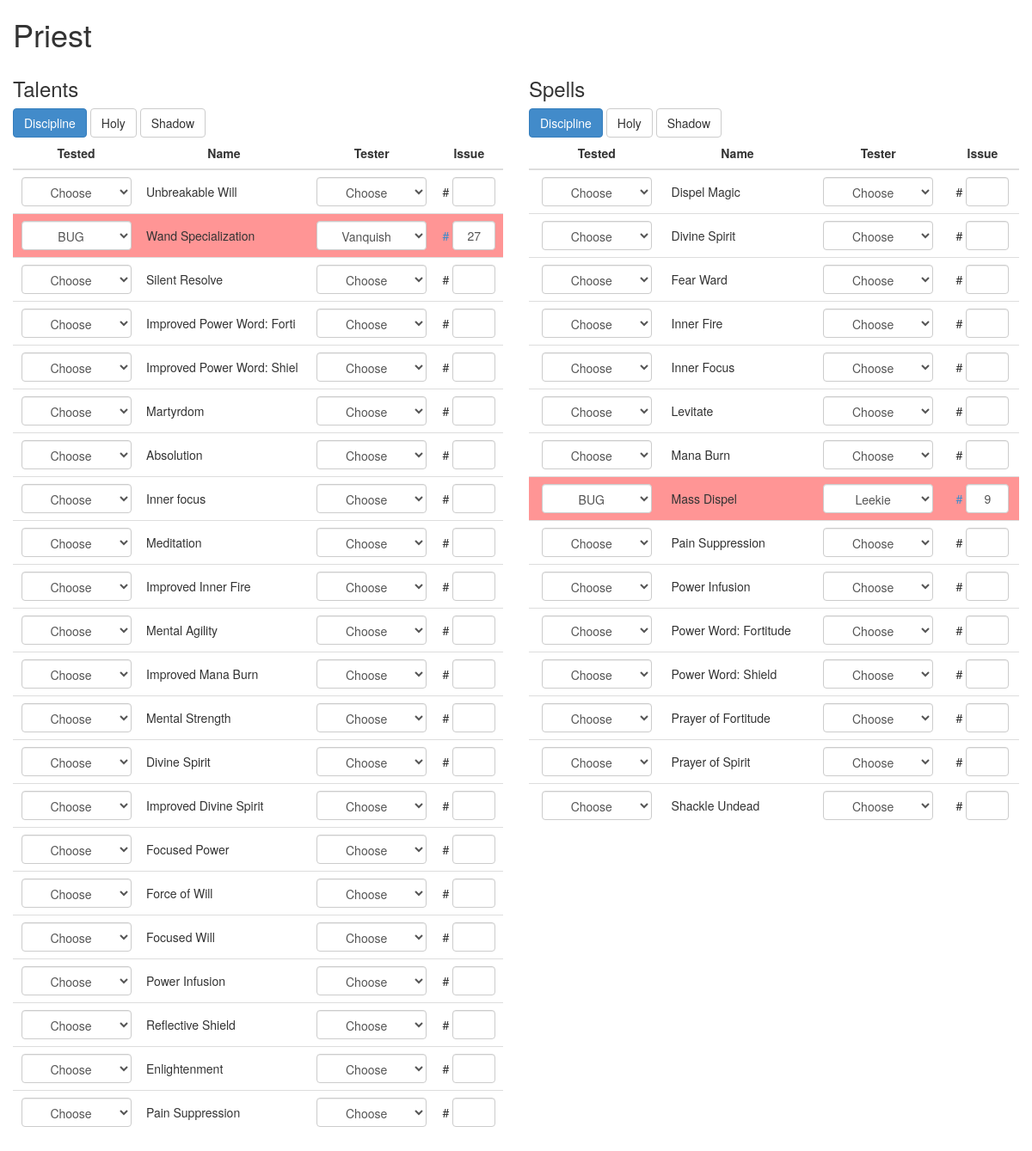
The app's page /external/classes/index.php?class=priest with its own data.
### tables this page shows
CREATE TABLE `class_test_talents` (
  `id` int(3) NOT NULL AUTO_INCREMENT,
  `class` int(2) NOT NULL,
  `spe` int(1) NOT NULL,
  `name` varchar(50) NOT NULL,
  `tester` int(2) NOT NULL,
  `issue` int(3) NOT NULL,
  `tested` int(1) NOT NULL,
  PRIMARY KEY (`id`)
);

CREATE TABLE `class_test_spells` (
  `id` int(3) NOT NULL AUTO_INCREMENT,
  `class` int(2) NOT NULL,
  `spe` int(1) NOT NULL,
  `name` varchar(50) NOT NULL,
  `tester` int(2) NOT NULL,
  `issue` int(3) NOT NULL,
  `tested` int(1) NOT NULL,
  PRIMARY KEY (`id`)
);

### external/classes/index.php (the view, shortened to what this page needs)
<?php
require('stats.php');
try {
    $handler = new PDO("mysql:host=".$db['suntools']['host'].";port=".$db['suntools']['port'].";dbname=".$db['suntools']['database']['suntools'], $db['suntools']['user'], $db['suntools']['password'], array(PDO::MYSQL_ATTR_INIT_COMMAND => "SET NAMES utf8"));
    $handler->setAttribute(PDO::ATTR_ERRMODE, PDO::ERRMODE_EXCEPTION);
} catch(PDOException $e) {
    echo $e->getMessage();
    die();
}
function selected($value, $id) {
    if ($value == $id) {
        return "selected=selected";
    }
}
function getClass($category, $spe) {
    global $handler, $class;
    $category = strtolower($category);
    $query = $handler->prepare('SELECT * FROM class_test_' . $category .' WHERE class = :class AND spe = :spe');
    $query->bindValue(':class', $class, PDO::PARAM_INT);
    $query->bindValue(':spe', $spe, PDO::PARAM_INT);
    $query->execute();
    echo
        '<table id="' . $category . '-' . $spe . '" class="table table-hover">
                        <thead>
                            <tr>
                                <th>Tested</th>
                                <th>Name</th>
                                <th>Tester</th>
                                <th>Issue</th>
                            </tr>
                        </thead>
                        <tbody>';
    while ($getClassTalents = $query->fetch()) {
		switch($getClassTalents['tested']) {
			case 2: $tr = "ok"; break;
			case 3: $tr = "bug"; break;
			default: $tr = "";
		}
        if ($getClassTalents['issue'] == 0) {
            $getClassTalents['issue'] = null;
            $link = '#';
        } else {
            $link = '<a href="https://github.com/Nqsty/Sunstrider-Classes-Issues/issues/' . $getClassTalents['issue'] .'">#</a>';
        }
        $name = str_replace("'", "\'", $getClassTalents['name']);
        echo
                            '<tr class="' . $tr . '">
                                <td>
                                    <select class="form-control status" onchange="update(\'' . $category .'\', \'' . $name . '\', \'tested\', this.value)">
                                        <option value="0">Choose</option>
                                        <option value="1" ' . selected($getClassTalents['tested'], 1) . '>Assigned</option>
                                        <option value="2" ' . selected($getClassTalents['tested'], 2) . '>OK</option>
                                        <option value="3" ' . selected($getClassTalents['tested'], 3) . '>BUG</option>
                                    </select>
                                </td>
                                <td>' . $getClassTalents['name'] . '</td>
                                <td>
                                    <select class="form-control" onchange="update(\'' . $category .'\', \'' . $name . '\', \'tester\', this.value)">
                                        <option value="0">Choose</option>
                                        <option value="1" ' . selected($getClassTalents['tester'], 1) . '>Athene</option>
                                        <option value="2" ' . selected($getClassTalents['tester'], 2) . '>Beldin</option>
                                        <option value="3" ' . selected($getClassTalents['tester'], 3) . '>Brainjuice</option>
                                        <option value="4" ' . selected($getClassTalents['tester'], 4) . '>Gadianna</option>
                                        <option value="5" ' . selected($getClassTalents['tester'], 5) . '>Horius</option>
                                        <option value="6" ' . selected($getClassTalents['tester'], 6) . '>Kadaver</option>
                                        <option value="7" ' . selected($getClassTalents['tester'], 7) . '>Krimi</option>
                                        <option value="8" ' . selected($getClassTalents['tester'], 8) . '>Laws</option>
                                        <option value="9" ' . selected($getClassTalents['tester'], 9) . '>Leekie</option>
                                        <option value="10" ' . selected($getClassTalents['tester'], 10) . '>Mikelus</option>
                                        <option value="11" ' . selected($getClassTalents['tester'], 11) . '>Muranounet</option>
                                        <option value="12" ' . selected($getClassTalents['tester'], 12) . '>Potestas</option>
                                        <option value="13" ' . selected($getClassTalents['tester'], 13) . '>Vanquish</option>
                                        <option value="14" ' . selected($getClassTalents['tester'], 14) . '>Yukka</option>
                                    </select>
                                </td>
                                <td><span>' . $link .'</span> <input class="form-control link" type="text" onchange="update(\'' . $category .'\', \'' . $name . '\', \'issue\', this.value)" value="' . $getClassTalents['issue'] . '" /></td>
                            </tr>';
    }
    echo
                        '</tbody>
                    </table>';
}
?>
<!DOCTYPE html>
<html>
	<head>
		<link rel="stylesheet" href="../../lib/bootstrap/css/bootstrap.css">
	</head>
	<body>
<?php
if(!isset($_GET['class'])) {
	echo '<div class="col-md-12">
                <h2>SunClasses</h2>
                <p>
                    <a href="https://github.com/Nqsty/Sunstrider-Classes-Issues/issues">Issue Tracker</a> - <a href="https://github.com/Nqsty/Sunstrider-Classes-Issues/wiki">Wiki</a>
                </p>
            </div>';
    echo globalProgression();
    echo classProgression(11);
    echo classProgression(3);
    echo classProgression(8);
    echo classProgression(2);
    echo classProgression(5);
    echo classProgression(4);
    echo classProgression(7);
    echo classProgression(9);
    echo classProgression(1);
} else {
    $class = htmlspecialchars($_GET['class']);
    switch($class) {
        case "priest":  $class = 5;     $spe1 = "Discipline";       $spe2 = "Holy";         $spe3 = "Shadow";       break;
    }
    echo
			'<div class="fluid-container">
                <div class="col-md-12">
                    <h1>' . ucfirst($_GET['class']) . '</h1>
                </div>
                <div class="col-md-6">
                    <h3>Talents</h3>
                    <button id="talents1" onclick="display(\'talents\', 1)" type="button" class="btn btn-primary">' . $spe1 . '</button>
                    <button id="talents2" onclick="display(\'talents\', 2)" type="button" class="btn btn-default">' . $spe2 . '</button>
                    <button id="talents3" onclick="display(\'talents\', 3)" type="button" class="btn btn-default">' . $spe3 . '</button>';
    getClass("talents", 1);
    echo
                '</div>
                <div class="col-md-6">
                    <h3>Spells</h3>
                    <button id="spells1" onclick="display(\'spells\', 1)" type="button" class="btn btn-primary">' . $spe1 . '</button>
                    <button id="spells2" onclick="display(\'spells\', 2)" type="button" class="btn btn-default">' . $spe2 . '</button>
                    <button id="spells3" onclick="display(\'spells\', 3)" type="button" class="btn btn-default">' . $spe3 . '</button>';
    getClass("spells", 1);
?>
			</div>
		</body>
	</html>
<?php
}
?>

### external/classes/index.php (style rules this page uses)
.table > tbody > tr > td { vertical-align: middle; }
.table > thead > tr > th, .table > tbody > tr > td { text-align: center; }
.table > tbody > tr > td:nth-child(2) { text-align: left; }
.table > tbody > tr > td > input { width: 50px; text-align: center; display: inline; }
.table > tbody > tr > td > select { width: 128px; text-align: center; display: inline; }
.bug, .table-hover > tbody > tr.bug:hover > td { background-color: #FF9595!important; }

### records on screen
class_test_talents: name "Choose", name "Unbreakable Will", issue "#"
class_test_talents: name "BUG", name "Wand Specialization", name "Vanquish", issue "27"
class_test_talents: name "Choose", name "Silent Resolve", issue "#"
class_test_talents: name "Choose", name "Improved Power Word: Forti", issue "#"
class_test_talents: name "Choose", name "Improved Power Word: Shiel", issue "#"
class_test_talents: name "Choose", name "Martyrdom", issue "#"
class_test_talents: name "Choose", name "Absolution", issue "#"
class_test_talents: name "Choose", name "Inner focus", issue "#"
class_test_talents: name "Choose", name "Meditation", issue "#"
class_test_talents: name "Choose", name "Improved Inner Fire", issue "#"
class_test_talents: name "Choose", name "Mental Agility", issue "#"
class_test_talents: name "Choose", name "Improved Mana Burn", issue "#"
class_test_talents: name "Choose", name "Mental Strength", issue "#"
class_test_talents: name "Choose", name "Divine Spirit", issue "#"
class_test_talents: name "Choose", name "Improved Divine Spirit", issue "#"
class_test_talents: name "Choose", name "Focused Power", issue "#"
class_test_talents: name "Choose", name "Force of Will", issue "#"
class_test_talents: name "Choose", name "Focused Will", issue "#"
class_test_talents: name "Choose", name "Power Infusion", issue "#"
class_test_talents: name "Choose", name "Reflective Shield", issue "#"
class_test_talents: name "Choose", name "Enlightenment", issue "#"
class_test_talents: name "Choose", name "Pain Suppression", issue "#"
class_test_spells: name "Choose", name "Dispel Magic", issue "#"
class_test_spells: name "Divine Spirit", issue "#"
class_test_spells: name "Choose", name "Fear Ward", issue "#"
class_test_spells: name "Inner Fire", issue "#"
class_test_spells: name "Inner Focus", issue "#"
class_test_spells: name "Levitate", issue "#"
class_test_spells: name "Mana Burn", issue "#"
class_test_spells: name "BUG", name "Mass Dispel", name "Leekie", issue "9"
class_test_spells: name "Choose", issue "#"
class_test_spells: name "Choose", issue "#"
class_test_spells: name "Power Word: Fortitude", issue "#"
class_test_spells: name "Power Word: Shield", issue "#"
class_test_spells: name "Prayer of Fortitude", issue "#"
class_test_spells: name "Prayer of Spirit", issue "#"
class_test_spells: name "Shackle Undead", issue "#"

### other values on screen
$_GET['class'] "Priest"
$spe1 "Discipline"
$spe2 "Holy"
$spe3 "Shadow"
